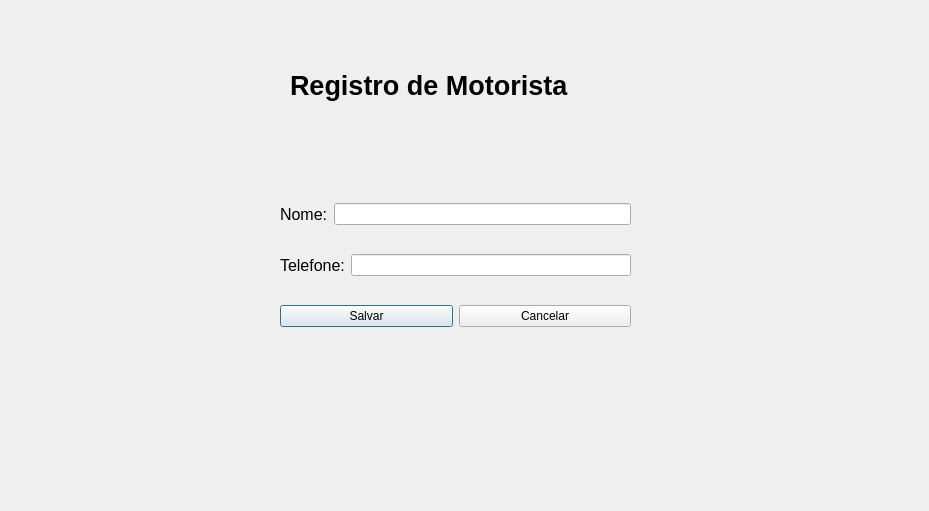
<?xml version="1.0" encoding="UTF-8"?>
<ui version="4.0">
 <class>RegisterDriverDialog</class>
 <widget class="QDialog" name="RegisterDriverDialog">
  <property name="geometry">
   <rect>
    <x>0</x>
    <y>0</y>
    <width>929</width>
    <height>511</height>
   </rect>
  </property>
  <property name="windowTitle">
   <string>Registro de Motorista</string>
  </property>
  <widget class="QLabel" name="txtTitle">
   <property name="geometry">
    <rect>
     <x>290</x>
     <y>40</y>
     <width>341</width>
     <height>91</height>
    </rect>
   </property>
   <property name="font">
    <font>
     <pointsize>20</pointsize>
     <bold>true</bold>
    </font>
   </property>
   <property name="text">
    <string>Registro de Motorista</string>
   </property>
  </widget>
  <widget class="QWidget" name="verticalLayoutWidget">
   <property name="geometry">
    <rect>
     <x>280</x>
     <y>180</y>
     <width>351</width>
     <height>171</height>
    </rect>
   </property>
   <layout class="QVBoxLayout" name="verticalLayout">
    <item>
     <layout class="QHBoxLayout" name="horizontalLayout">
      <item>
       <widget class="QLabel" name="txtNome">
        <property name="font">
         <font>
          <pointsize>12</pointsize>
         </font>
        </property>
        <property name="text">
         <string>Nome:</string>
        </property>
       </widget>
      </item>
      <item>
       <widget class="QLineEdit" name="LnNome"/>
      </item>
     </layout>
    </item>
    <item>
     <layout class="QHBoxLayout" name="horizontalLayout_2">
      <item>
       <widget class="QLabel" name="txtTelefone">
        <property name="font">
         <font>
          <pointsize>12</pointsize>
         </font>
        </property>
        <property name="text">
         <string>Telefone:</string>
        </property>
       </widget>
      </item>
      <item>
       <widget class="QLineEdit" name="LnTelefone"/>
      </item>
     </layout>
    </item>
    <item>
     <layout class="QHBoxLayout" name="horizontalLayout_3">
      <item>
       <widget class="QPushButton" name="btnSalvar">
        <property name="text">
         <string>Salvar</string>
        </property>
       </widget>
      </item>
      <item>
       <widget class="QPushButton" name="btnCancelar">
        <property name="text">
         <string>Cancelar</string>
        </property>
       </widget>
      </item>
     </layout>
    </item>
   </layout>
  </widget>
 </widget>
 <resources/>
 <connections/>
</ui>
